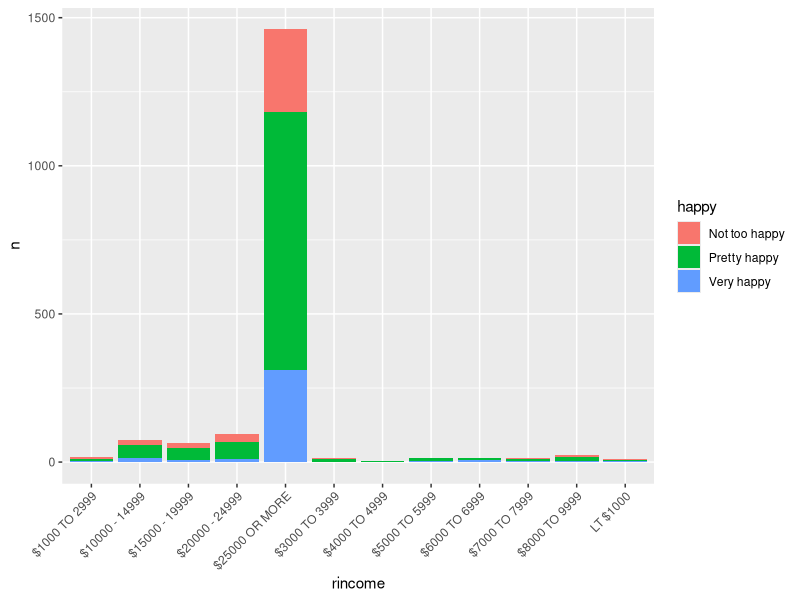

This chart was generated by the following R code:
## ---- chunk 1
#| echo: false
library(tidyverse)
library(ggplot2)
library(haven)
library(here)
library(readxl)
library(stringr)
library(kableExtra)
## ---- chunk 2
#| echo: false
#| warning: false
raw_data <- read_excel(here::here("inputs/job_happy/GSS.xlsx"))
# Remove Inapplicable, Dont know, no answer, refused and skipped
cleaned_data <- raw_data %>% 
  filter(!str_detect(hrs1, '.i'), !str_detect(hrs1, '.n'), 
         !str_detect(hrs1, '.d'), !str_detect(hrs1, '.s'),
         !str_detect(rincome, '.i'), !str_detect(rincome, '.n'), 
         !str_detect(rincome, '.d'), !str_detect(rincome, '.s'),
         !str_detect(rincome, '.r'), !str_detect(happy, '.i'),
         !str_detect(happy, '.n'), !str_detect(happy, '.d'),
         !str_detect(happy, '.s'))
cleaned_data$hrs1 <- as.numeric(cleaned_data$hrs1)

## ---- chunk 3
#| echo: false

hrs_happy <- cleaned_data %>% 
  group_by(happy) %>% 
  summarize(Mean = mean(hrs1),
            Sd = sd(hrs1),
            Total_observed = n()) %>% ungroup()

knitr::kable(hrs_happy)
## ---- chunk 4
#| echo: false
#| fig-width: 10
#| fig-height: 8
income_happy <- cleaned_data %>% 
  group_by(rincome) %>% 
  count(happy)

income_happy_table <- kbl(income_happy) %>%
  collapse_rows(columns = 1:2, valign = "top")
income_happy_table

income_happy_graph <- income_happy %>% 
  ggplot(.,aes(x = rincome, y = n, fill = happy)) + 
  geom_bar(stat = "identity") +
  theme(axis.text.x = element_text(angle = 45, vjust = 1, hjust = 1))
income_happy_graph
